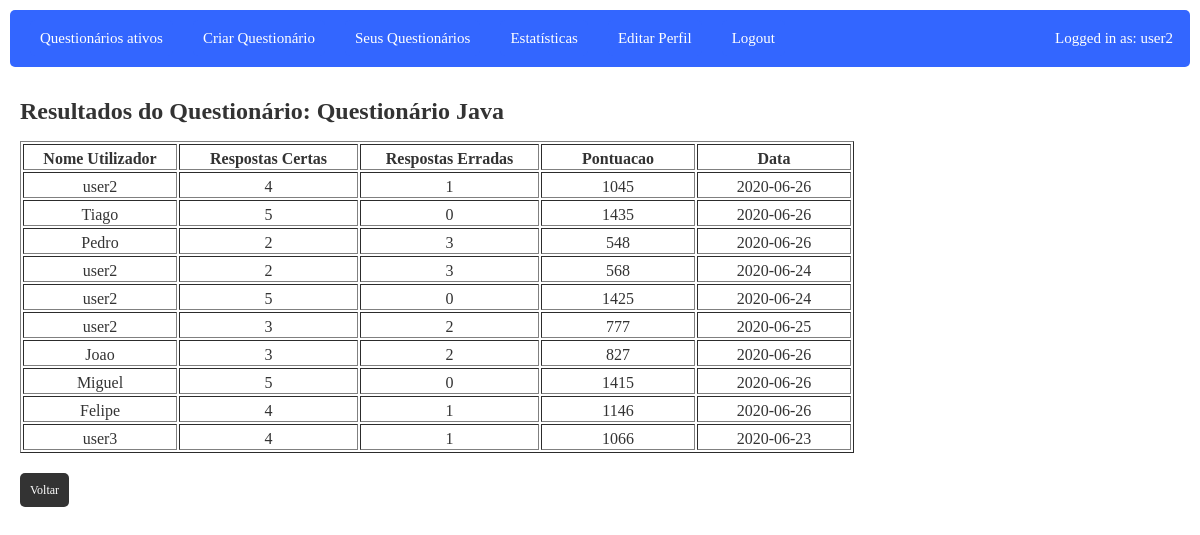
/php/www/verResultadosQuestionario.php?questionario=1 (signed in), run on the app's committed database.
### tables this page shows
CREATE TABLE `users` (
  `id` int(11) NOT NULL,
  `nome` varchar(80) NOT NULL,
  `email` varchar(100) NOT NULL,
  `password` varchar(200) NOT NULL,
  `tipo` int(11) NOT NULL
);

CREATE TABLE `questionario` (
  `QuestionarioID` int(11) NOT NULL,
  `UserCriacao` int(11) NOT NULL,
  `Modo` varchar(50) NOT NULL,
  `Titulo` varchar(50) NOT NULL,
  `Descricao` text NOT NULL,
  `DataDeCriacao` date DEFAULT NULL,
  `Acesso` varchar(50) NOT NULL,
  `Dificuldade` varchar(50) NOT NULL,
  `TimerMinutos` int(11) NOT NULL,
  `TimerSegundos` int(11) NOT NULL
);

CREATE TABLE `resultados` (
  `ResultadoID` int(11) NOT NULL,
  `RespostasCertas` int(11) NOT NULL,
  `RespostasErradas` int(11) NOT NULL,
  `Score` int(11) NOT NULL,
  `RespostasRespondidas` int(11) NOT NULL,
  `UtilizadorID` int(11) NOT NULL,
  `QuestionarioID` int(11) NOT NULL,
  `Modo` varchar(50) NOT NULL,
  `DataDePreenchimento` date NOT NULL
);

### php/www/functions.php (called while the page is built, shortened)
<?php
function loggedin(){
	if(isset($_SESSION['user_id']) && !empty($_SESSION['user_id'])){
		return true;
	}else{
		return false;
	}
}
function get_resultados_by_questionario($pdo,$questionarioID){
    $statement = $pdo->prepare("SELECT * FROM `resultados` WHERE `QuestionarioID` = $questionarioID");
    $statement->execute();
    $seus_resultados = $statement->fetchAll();
    return $seus_resultados;
}
function get_seus_questionarios($pdo, $user_id){
    $statement = $pdo->prepare("SELECT * FROM `questionario` WHERE `UserCriacao` = $user_id order by `QuestionarioID`");
    $statement->execute();
    $seus_questionarios = $statement->fetchAll();
    return $seus_questionarios;
}
function get_all_users($pdo){
	$statement = $pdo->prepare("SELECT * FROM users");
	$statement->execute();
	$all_users = $statement->fetchAll();
	return $all_users;
}
function get_all_questionarios($pdo){
    $statement = $pdo->prepare("SELECT * FROM questionario");
    $statement->execute();
    $all_questionarios = $statement->fetchAll();
    return $all_questionarios;
}

### php/www/verResultadosQuestionario.php (the view, shortened to what this page needs)
<html>
<link rel='stylesheet' href='style.css'/>
<?php
include 'functions.php';
include 'header.php';
$pdo = create_database_connection();
?>
<div class='container'>
    <?php
    $my_id = $_SESSION['user_id'];
    $questionarioID = $_GET['questionario'];
    $resultados = get_resultados_by_questionario($pdo, $questionarioID);
    $users = get_all_users($pdo);
    $questionarios = get_seus_questionarios($pdo,$my_id);
    $nomeQuestionario="";
    foreach ($questionarios as $questionario) {
        if ($questionario["QuestionarioID"]==$questionarioID){
            $nomeQuestionario=$questionario["Titulo"];
            break;
        }
    }
    ?>
    <h1>Resultados do Questionário:  <?php echo $nomeQuestionario ?> </h1>
    <?php
    if (sizeof($resultados)>0){
    ?>
    <table style="margin-top: 15px" border="1" id="myTable">
        <tr>
            <td align="middle" width="150" style="font-weight: bold">Nome Utilizador</td>
            <td align="middle" width="175" style="font-weight: bold">Respostas Certas</td>
            <td align="middle" width="175" style="font-weight: bold">Respostas Erradas</td>
            <td align="middle" width="150" style="font-weight: bold">Pontuacao</td>
            <td align="middle" width="150" style="font-weight: bold">Data</td>
        </tr>
        <?php
        foreach ($resultados as $resultado) {
            if ($resultado["QuestionarioID"] == $questionarioID) {
                foreach ($users as $user) {
                    if ($user['id'] == $resultado['UtilizadorID']) {
                        $nome = $user['nome'];
                    }
                }
                $qtd_certas = $resultado['RespostasCertas'];
                $qtd_erradas = $resultado['RespostasErradas'];
                $data = $resultado['DataDePreenchimento'];
                $score = $resultado['Score'];
                ?>
                <tr>
                    <td align="middle" width="150"><?php echo $nome ?></td>
                    <td align="middle" width="175"><?php echo $qtd_certas ?></td>
                    <td align="middle" width="175"><?php echo $qtd_erradas ?></td>
                    <td align="middle" width="150"><?php echo $score ?></td>
                    <td align="middle" width="150"><?php echo $data ?></td>
                </tr>
                <?php
            }
        }
        ?>
    </table>
    <?php
    }
    echo "</br><br><a href='verResultadosUser.php' class='box'>Voltar</a>"
    ?>
</div>
</body>
</html>

### php/www/header.php (shortened to what this page needs)
<div id='title_bar'>
<ul>
	<?php
	if(loggedin()){
		?>
		<?php
		$my_id=$_SESSION['user_id'];
		$pdo = create_database_connection();
		$users=get_all_users($pdo);
        $questionarios=get_all_questionarios($pdo);
        ?><li><a href='questionariosAtivos.php'>Questionários ativos</a></li><?php
        ?><li><a href='introduzirQuestionarioModo.php'>Criar Questionário</a></li><?php
        ?><li><a href='opcoesSeusQuestionarios.php' class='box' >Seus Questionários</a></li><?php
		foreach($users as $user){
			$user_id=$user["id"];
			if($user_id==$my_id){
				if($user['tipo']==1){
					?>
                    <li><a href='apagarQuestionario.php'>Apagar Questionários</a></li>
                    <li><a href='membros.php'>Membros</a></li>
                    <li><a href='gerirUtilizadores.php'>Gerir Utilizadores</a></li>
					<?php
				}if($user['tipo']==0){
					?>
                    <li><a href='estatisticas.php' class='box' >Estatísticas</a></li>
                    <li><a href='editarPerfil.php' class='box'>Editar Perfil</a></li>
					<?php
				}
			}
		}
		?>
		<li><a href='logout.php'>Logout</a></li>
		<div class="topright">
		<?php
		foreach($users as $user){
			$userid=$user["id"];
			if($userid==$my_id){
				$nome=$user['nome'];
				echo "<h10>Logged in as: $nome</h10>";
			}
		}
		?>
		</div>
		<?php
	}else{
		?>
		<li><a href='login.php'>Log in</a></li>
		<li><a href='registar.php'>Registar</a></li>
		<?php
	}
	?>
</ul>
</div>

### php/www/style.css (style rules this page uses)
td { color:#333333; padding-top: 5px; }
#title_bar { background: #3366ff; color:#333; padding: 10px; border-radius:5px; }
#title_bar ul { list-style:none; padding: 0px; margin:0px; }
#title_bar ul li { float:left; padding:10px 10px; }
#title_bar ul li a { background: #3366ff; color: #ffffff; font-size: 15px; padding: 10px; text-decoration: none; border-radius: 5px; }
.container { background: #ffffff; color:#333; padding:10px; border-radius: 20px; margin:5px 0px; min-height: 800px; }
.box { background: #333; color: #fff; padding:10px; border-radius: 5px; margin: 10px 0px; width:25%; text-decoration:none; }
.topright { position: absolute; top: 28px; right: 25px; font-size: 15px; background: #3366ff; color: #ffffff; padding: 2px; width:auto; }

### data on the page
users: tipo "Estatísticas", nome "user2"
questionario: Titulo "Questionário Java"
resultados: RespostasCertas "4", RespostasErradas "1", Score "1045", DataDePreenchimento "2020-06-26"
resultados: RespostasCertas "5", RespostasErradas "0", Score "1435", DataDePreenchimento "2020-06-26"
users: nome "Tiago"
resultados: RespostasCertas "2", RespostasErradas "3", Score "548", DataDePreenchimento "2020-06-26"
users: nome "Pedro"
resultados: RespostasCertas "2", RespostasErradas "3", Score "568", DataDePreenchimento "2020-06-24"
resultados: RespostasCertas "5", RespostasErradas "0", Score "1425", DataDePreenchimento "2020-06-24"
resultados: RespostasCertas "3", RespostasErradas "2", Score "777", DataDePreenchimento "2020-06-25"
resultados: RespostasCertas "3", RespostasErradas "2", Score "827", DataDePreenchimento "2020-06-26"
users: nome "Joao"
resultados: RespostasCertas "5", RespostasErradas "0", Score "1415", DataDePreenchimento "2020-06-26"
users: nome "Miguel"
resultados: RespostasCertas "4", RespostasErradas "1", Score "1146", DataDePreenchimento "2020-06-26"
users: nome "Felipe"
resultados: RespostasCertas "4", RespostasErradas "1", Score "1066", DataDePreenchimento "2020-06-23"
users: nome "user3"
